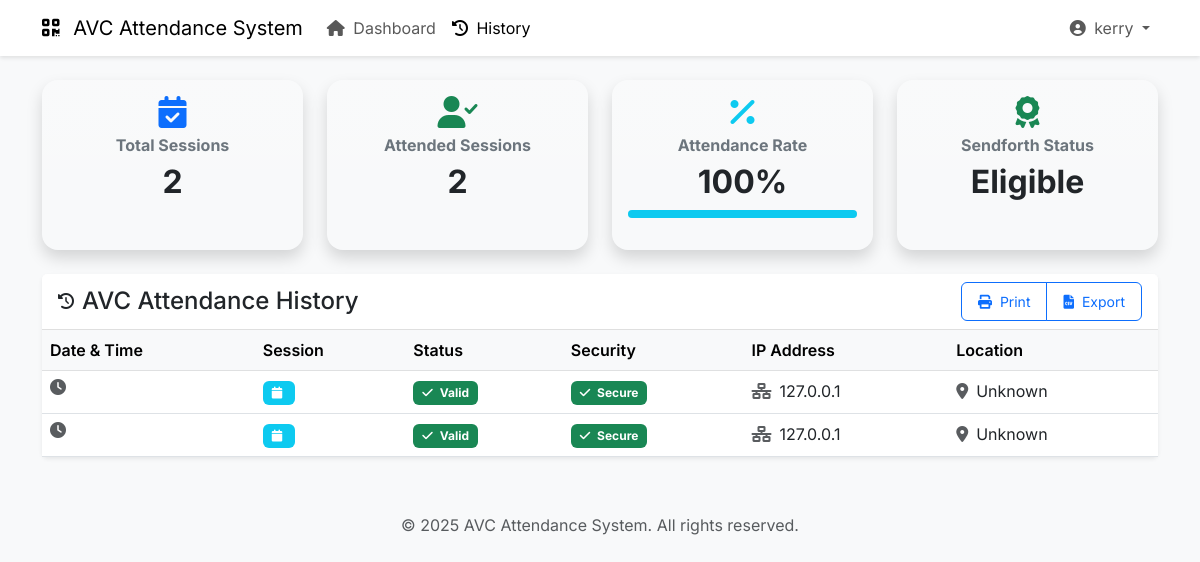
Screenshot of /attendance-history/ (signed in) with the database file from the repository.
### avc_app/models.py (models this page shows, shortened)
class AttendanceRecord(models.Model):
    session = models.ForeignKey(Session, on_delete=models.CASCADE, related_name='attendance_records')
    user = models.ForeignKey(User, on_delete=models.CASCADE, related_name='attendance_records')
    marked_at = models.DateTimeField(auto_now_add=True)
    ip_address = models.GenericIPAddressField()
    user_agent = models.TextField()
    class Meta:
        unique_together = ('session', 'user')  # One attendance record per user per session
    @property
    def is_valid(self):
        session_valid = self.session.start_time <= self.marked_at <= self.session.end_time
        ip_valid = not IPBlacklist.objects.filter(ip_address=self.ip_address, is_active=True).exists()
        return session_valid and ip_valid

class Session(models.Model):
    name = models.CharField(max_length=200)
    created_at = models.DateTimeField(auto_now_add=True)
    created_by = models.ForeignKey(User, on_delete=models.CASCADE, related_name='created_sessions')
    is_active = models.BooleanField(default=True)
    allowed_users = models.ManyToManyField(User, related_name='allowed_sessions', help_text='Users who can mark attendance for this session')
    start_time = models.DateTimeField()
    end_time = models.DateTimeField()
    session_token = models.CharField(max_length=64, unique=True, default=generate_session_token)

### avc_app/views.py (the view)
# urls.py: path('attendance-history/', views.attendance_history, name='attendance_history'),
@login_required
def attendance_history(request):
    attendance_records = AttendanceRecord.objects.filter(
        user=request.user
    ).select_related('session').order_by('-marked_at')
    all_sessions = Session.objects.filter(allowed_users=request.user)
    total_sessions = all_sessions.count()
    attended_sessions = sum(1 for record in attendance_records if record.is_valid)
    attendance_percentage = int((attended_sessions / total_sessions) * 100) if total_sessions > 0 else 0
    is_eligible_for_sendforth = attendance_percentage >= 75
    attendance_stats = {
        'total_sessions': total_sessions,
        'attended_sessions': attended_sessions,
        'attendance_percentage': attendance_percentage,
        'is_eligible_for_sendforth': is_eligible_for_sendforth,
    }
    context = {
        'attendance_records': attendance_records,
        'attendance_stats': attendance_stats,
    }
    return render(request, 'avc_app/attendance_history.html', context)

### templates/avc_app/attendance_history.html (shortened to what this page needs)
{% extends 'avc_app/base.html' %}
{% block content %}
<div class="row g-4 mb-4">
    <div class="col-md-3">
        <div class="card shadow border-0 rounded-4 h-100 bg-gradient" style="background: linear-gradient(135deg, #e0e7ff 0%, #f0fdfa 100%);">
            <div class="card-body text-center">
                <i class="fas fa-calendar-check fa-2x text-primary mb-2"></i>
                <h6 class="fw-bold text-secondary">Total Sessions</h6>
                <h2 class="fw-bold mb-0">{{ attendance_stats.total_sessions }}</h2>
            </div>
        </div>
    </div>
    <div class="col-md-3">
        <div class="card shadow border-0 rounded-4 h-100 bg-gradient" style="background: linear-gradient(135deg, #f0fdfa 0%, #e0e7ff 100%);">
            <div class="card-body text-center">
                <i class="fas fa-user-check fa-2x text-success mb-2"></i>
                <h6 class="fw-bold text-secondary">Attended Sessions</h6>
                <h2 class="fw-bold mb-0">{{ attendance_stats.attended_sessions }}</h2>
            </div>
        </div>
    </div>
    <div class="col-md-3">
        <div class="card shadow border-0 rounded-4 h-100 bg-gradient" style="background: linear-gradient(135deg, #fdf6f0 0%, #e0e7ff 100%);">
            <div class="card-body text-center">
                <i class="fas fa-percentage fa-2x text-info mb-2"></i>
                <h6 class="fw-bold text-secondary">Attendance Rate</h6>
                <h2 class="fw-bold mb-0">{{ attendance_stats.attendance_percentage }}%</h2>
                <div class="progress mt-2" style="height: 8px;">
                    <div class="progress-bar bg-info" role="progressbar" style="width: {{ attendance_stats.attendance_percentage }}%;" aria-valuenow="{{ attendance_stats.attendance_percentage }}" aria-valuemin="0" aria-valuemax="100"></div>
                </div>
            </div>
        </div>
    </div>
    <div class="col-md-3">
        <div class="card shadow border-0 rounded-4 h-100 bg-gradient" style="background: linear-gradient(135deg, #f0fdfa 0%, #fdf6f0 100%);">
            <div class="card-body text-center">
                <i class="fas fa-award fa-2x {% if attendance_stats.is_eligible_for_sendforth %}text-success{% else %}text-warning{% endif %} mb-2"></i>
                <h6 class="fw-bold text-secondary">Sendforth Status</h6>
                <h2 class="fw-bold mb-0">
                    {{ attendance_stats.is_eligible_for_sendforth|yesno:"Eligible,Pending" }}
                </h2>
            </div>
        </div>
    </div>
</div>
<div class="row g-4">
    <div class="col-12">
        <div class="card">
            <div class="card-header d-flex align-items-center justify-content-between">
                <div class="d-flex align-items-center">
                    <i class="fas fa-history me-2"></i>
                    <h4 class="mb-0">AVC Attendance History</h4>
                </div>
                <div class="btn-group">
                    <button type="button" class="btn btn-outline-primary btn-sm" onclick="window.print()">
                        <i class="fas fa-print me-1"></i> Print
                    </button>
                    <button type="button" class="btn btn-outline-primary btn-sm" onclick="exportToCSV()">
                        <i class="fas fa-file-csv me-1"></i> Export
                    </button>
                </div>
            </div>
            <div class="card-body p-0">
                <div class="table-responsive">
                    <table class="table table-hover mb-0">
                        <thead class="table-light">
                            <tr>
                                <th>Date & Time</th>
                                <th>Session</th>
                                <th>Status</th>
                                <th>Security</th>
                                <th>IP Address</th>
                                <th>Location</th>
                            </tr>
                        </thead>
                        <tbody>
                            {% for record in attendance_records %}
                                <tr>
                                    <td>
                                        <div class="d-flex align-items-center">
                                            <i class="fas fa-clock text-muted me-2"></i>
                                        </div>
                                    </td>
                                    <td>
                                        <span class="badge bg-info">
                                            <i class="fas fa-calendar me-1"></i>
                                        </span>
                                    </td>
                                    <td>
                                        <span class="badge {% if record.is_valid %}bg-success{% else %}bg-danger{% endif %}">
                                            <i class="fas fa-{% if record.is_valid %}check{% else %}times{% endif %} me-1"></i>
                                            {{ record.is_valid|yesno:"Valid,Invalid" }}
                                        </span>
                                    </td>
                                    <td>
                                        {% if record.is_vpn or record.is_proxy or record.is_vps %}
                                            <span class="badge bg-warning">
                                                <i class="fas fa-shield-alt me-1"></i>
                                                Security Alert
                                            </span>
                                        {% else %}
                                            <span class="badge bg-success">
                                                <i class="fas fa-check me-1"></i>
                                                Secure
                                            </span>
                                        {% endif %}
                                    </td>
                                    <td>
                                        <div class="d-flex align-items-center">
                                            <i class="fas fa-network-wired text-muted me-2"></i>
                                            {{ record.ip_address }}
                                        </div>
                                    </td>
                                    <td>
                                        <div class="d-flex align-items-center">
                                            <i class="fas fa-map-marker-alt text-muted me-2"></i>
                                            {{ record.location|default:"Unknown" }}
                                        </div>
                                    </td>
                                </tr>
                            {% endfor %}
                        </tbody>
                    </table>
                </div>
            </div>
        </div>
    </div>
</div>
{% endblock %}

### templates/avc_app/base.html (shortened to what this page needs)
<!DOCTYPE html>
<html lang="en">
<head>
    <link href="https://cdn.jsdelivr.net/npm/bootstrap@5.3.0/dist/css/bootstrap.min.css" rel="stylesheet">
    <link href="https://cdnjs.cloudflare.com/ajax/libs/font-awesome/6.0.0/css/all.min.css" rel="stylesheet">
</head>
<body>
    {% if user.is_authenticated %}
    <nav class="navbar navbar-expand-lg navbar-light bg-white">
        <div class="container">
            <a class="navbar-brand" href="{% url 'dashboard' %}">
                <i class="fas fa-qrcode me-2"></i>
                AVC Attendance System
            </a>
            <div class="collapse navbar-collapse" id="navbarNav">
                <ul class="navbar-nav me-auto">
                    <li class="nav-item">
                        <a class="nav-link {% if request.resolver_match.url_name == 'dashboard' %}active{% endif %}"
                           href="{% url 'dashboard' %}">
                            <i class="fas fa-home me-1"></i>
                            Dashboard
                        </a>
                    </li>
                    <li class="nav-item">
                        <a class="nav-link {% if request.resolver_match.url_name == 'attendance_history' %}active{% endif %}"
                           href="{% url 'attendance_history' %}">
                            <i class="fas fa-history me-1"></i>
                            History
                        </a>
                    </li>
                </ul>
                <div class="navbar-nav">
                    <div class="nav-item dropdown">
                        <a class="nav-link dropdown-toggle" href="#" id="userDropdown" role="button"
                           data-bs-toggle="dropdown">
                            <i class="fas fa-user-circle me-1"></i>
                            {{ user.username }}
                        </a>
                    </div>
                </div>
            </div>
        </div>
    </nav>
    {% endif %}
    <main class="container py-4">
        {% block content %}{% endblock %}
    </main>
    <footer class="text-center py-3 text-muted">
        &copy; {% now "Y" %} AVC Attendance System. All rights reserved.
    </footer>
</body>
</html>

### templates/avc_app/base.html (style rules this page uses)
:root { --primary-color: #0d6efd; --secondary-color: #6c757d; --success-color: #198754; --danger-color: #dc3545; --warning-color: #ffc107; --info-color: #0dcaf0; }
body { background-color: #f8f9fa; min-height: 100vh; }
.navbar { box-shadow: 0 2px 4px rgba(0,0,0,.1); }
.card { box-shadow: 0 0.125rem 0.25rem rgba(0,0,0,.075); border: none; margin-bottom: 1rem; }
.card-header { background-color: #fff; border-bottom: 1px solid rgba(0,0,0,.125); }
.btn { border-radius: 0.375rem; padding: 0.5rem 1rem; }
.badge { padding: 0.5em 0.75em; }
.table th { font-weight: 600; background-color: #f8f9fa; }
.progress { height: 0.5rem; border-radius: 1rem; }

### templates/avc_app/attendance_history.html (style rules this page uses)
body { font-family: 'Inter', sans-serif; }
.card { transition: box-shadow 0.2s, transform 0.2s; }

### rows the page displays
AttendanceRecord: is_valid "Valid", ip_address "127.0.0.1", location "Unknown"
AttendanceRecord: is_valid "Valid", ip_address "127.0.0.1", location "Unknown"

### other values shown
{{ user.username }} "kerry"
{{ attendance_stats.total_sessions }} "2"
{{ attendance_stats.attended_sessions }} "2"
{{ attendance_stats.attendance_percentage }} "100"
{{ attendance_stats.is_eligible_for_sendforth|yesno:"Eligible,Pending" }} "Eligible"
